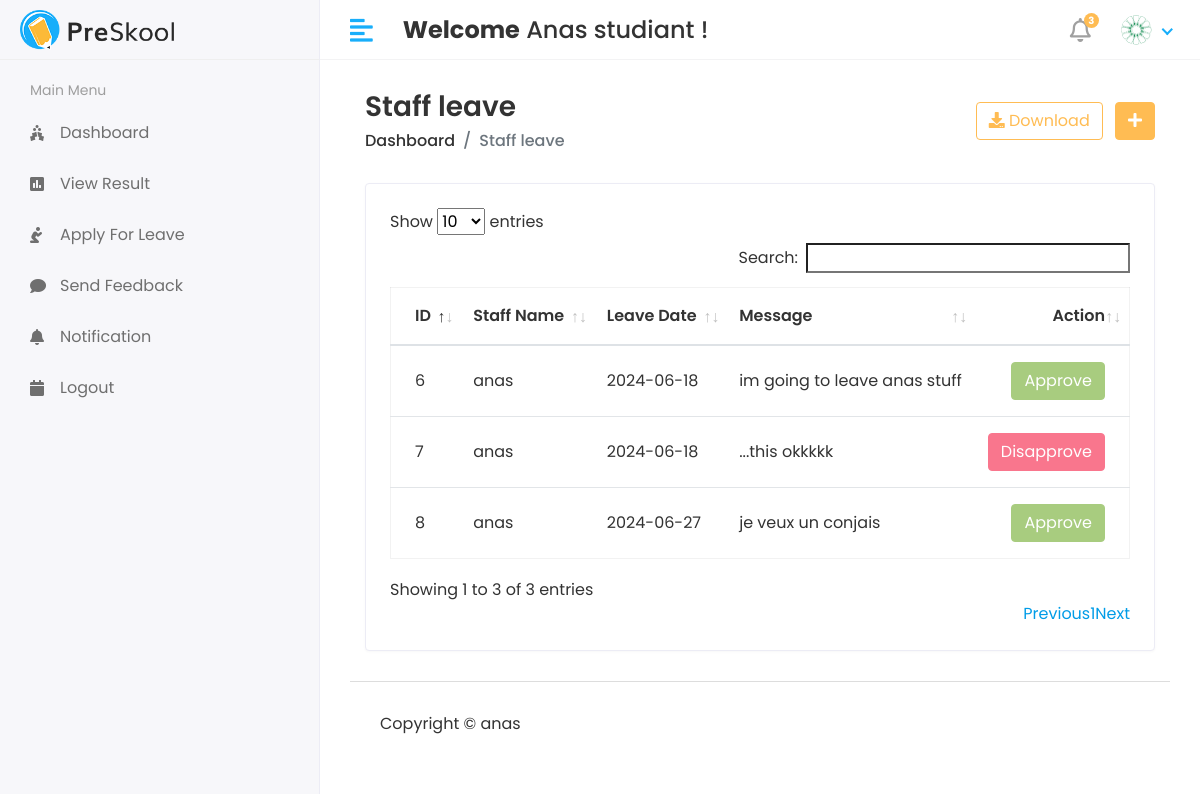
/Hod/Staff/Leave_view (signed in), run on the app's committed database.
### app/models.py (models this page shows, shortened)
class CustomUser(AbstractUser):
    USER = (
        (1,'HOD'),
        (2,'STAFF'),
        (3,'STUDENT'),
    )
    user_type = models.CharField(choices=USER,max_length=50,default=1)
    profile_pic = models.ImageField(upload_to='media/profile_pic')

class Staff_leave(models.Model):
    staff_id = models.ForeignKey(Staff,on_delete=models.CASCADE)
    data = models.CharField(max_length=100)
    message = models.TextField()
    status = models.IntegerField(default=0)
    created_at = models.DateTimeField(auto_now_add=True)
    updated_at = models.DateTimeField(auto_now_add=True)

class Staff(models.Model):
    admin = models.OneToOneField(CustomUser,on_delete=models.CASCADE)
    address = models.TextField()
    gender = models.CharField(max_length=100)
    created_at = models.DateTimeField(auto_now_add=True)
    updated_at = models.DateTimeField(auto_now=True)

### student_management_system/Hod_Views.py (the view)
# urls.py: path('Hod/Staff/Leave_view',Hod_Views.Staff_Leave_view,name='staff_leave_view'),
@login_required(login_url='/')
def Staff_Leave_view(request):
    staff_leave = Staff_leave.objects.all()
    context = {
        'staff_leave':staff_leave,
    }
    return render(request,'Hod/staff_leave.html',context)

### templates/Hod/staff_leave.html (shortened to what this page needs)
{% extends 'base.html' %}
{% block content %}
{% load static %}
<div class="content container-fluid">
   <div class="page-header">
      <div class="row align-items-center">
         <div class="col">
            <h3 class="page-title">Staff leave</h3>
            <ul class="breadcrumb">
               <li class="breadcrumb-item"><a href="index.html">Dashboard</a></li>
               <li class="breadcrumb-item active">Staff leave</li>
            </ul>
         </div>
         <div class="col-auto text-right float-right ml-auto">
            <a href="#" class="btn btn-outline-primary mr-2"><i class="fas fa-download"></i> Download</a>
            <a href="add-student.html" class="btn btn-primary"><i class="fas fa-plus"></i></a>
         </div>
      </div>
   </div>
   <div class="row">
      <div class="col-sm-12">
         <div class="card card-table">
            <div class="card-body">
               <div class="table-responsive">
                  <table id="table_id" class="table table-hover table-center mb-0">
                     <thead>
                        <tr>
                           <th>ID</th>
                           <th>Staff Name</th>
                           <th>Leave Date</th>
                           <th>Message</th>
                           <th class="text-right">Action</th>
                        </tr>
                     </thead>
                     <tbody>
                        {% for i in staff_leave %}
                        <tr>
                           <td>{{i.id}}</td>
                           <td>{{i.staff_id.admin.first_name}}</td>
                           <td>{{i.data}}</td>
                           <td>{{i.message}}</td>
                           <td class="text-right">
                              <div class="actions">
                               {% if i.status == 0 %}
                                <a href="{% url 'staff_approve_leave' i.id %}" class="btn btn-success">Approve</a>
                                <a href="{% url 'staff_disapprove_leave' i.id %}" class="btn btn-danger">Disapprove</a>
                                {% elif i.status == 1 %}
                                <button class="btn btn-success" disabled="disabled">Approve</button>
                                {% else %}
                                <button class="btn btn-danger" disabled="disabled">Disapprove</button>
                                {% endif %}
                              </div>
                           </td>
                        </tr>
                        {% endfor %}
                     </tbody>
                  </table>
               </div>
            </div>
         </div>
      </div>
   </div>
</div>
{% endblock %}

### templates/includes/header.html (shortened to what this page needs)
{% load static %}
<div class="header">
    <div class="header-left">
       <a href="index.html" class="logo">
       <img src="{% static 'assets/img/logo.png' %}" alt="Logo">
       </a>
    </div>
    <a href="javascript:void(0);" id="toggle_btn">
    <i class="fas fa-align-left"></i>
    </a>
    <div class="top-nav-search mt-3">
      <h4><strong>Welcome</strong>&nbsp;<span>{{user.first_name}} {{user.last_name}}</span>&nbsp;!</h4>
    </div>
    <ul class="nav user-menu">
       <li class="nav-item dropdown noti-dropdown">
          <a href="#" class="dropdown-toggle nav-link" data-toggle="dropdown">
          <i class="far fa-bell"></i> <span class="badge badge-pill">3</span>
          </a>
       </li>
       <li class="nav-item dropdown has-arrow">
            <a href="#" class="dropdown-toggle nav-link" data-toggle="dropdown">
                    {% if user.profile_pic == "" %}
                    <span class="user-img"><img class="rounded-circle" src="{% static 'assets/img/noimg.jpg' %}" width="31" alt="Ryan Taylor"></span>
                    {% else %}
                <span class="user-img"><img class="rounded-circle" src="/{{user.profile_pic}}" width="31" alt="Ryan Taylor"></span>
                    {% endif %}
            </a>
       </li>
    </ul>
 </div>

### static/assets/css/style.css (style rules this page uses)
html { height: 100%; }
body { background-color: #fff; color: #333; font-family: 'Poppins', sans-serif; font-size: 1rem; height: 100%; line-height: 1.5; overflow-x: hidden; }
h1, h2, h3, h4, h5, h6 { font-family: 'Poppins', sans-serif; margin-top: 0; }
a { color: #009ce7; }
input, button, a { transition: all 0.4s ease; -moz-transition: all 0.4s ease; -o-transition: all 0.4s ease; -ms-transition: all 0.4s ease; -webkit-transition: all 0.4s ease; }
input, input:focus, button, button:focus { outline: none; }
ul, ol { padding: 0px; list-style: none; }
.table { color: #333; max-width: 100%; margin-bottom: 0; width: 100%; }
.table.dataTable { border-collapse: collapse !important; border: 1px solid rgba(0, 0, 0, 0.05); }
.table thead tr th { font-weight: 600; }
.table tbody tr { border-bottom: 1px solid rgba(0, 0, 0, 0.05); }
.table.table-center td, .table.table-center th { vertical-align: middle; }
.card-table .card-body .table > thead > tr > th { border-top: 0; }
.card-table .card-body .table tr td:first-child, .card-table .card-body .table tr th:first-child { padding-left: 1.5rem; }
.card-table .card-body .table tr td:last-child, .card-table .card-body .table tr th:last-child { padding-right: 1.5rem; }
.card-table .table td, .card-table .table th { border-top: 1px solid #e2e5e8; padding: 1rem 0.75rem; white-space: nowrap; }
.btn-primary { background-color: #FFBC53; border: 1px solid #FFBC53; }
.btn-success { background-color: #7bb13c; border: 1px solid #7bb13c }
.btn-success.disabled, .btn-success:disabled { background-color: #7bb13c; border-color: #7bb13c; color: #fff; }
.btn-danger { background-color: #e84646; border: 1px solid #e84646; }
.btn-danger.disabled, .btn-danger:disabled { background-color: #f62d51; border-color: #f62d51; color: #fff; }
.btn-outline-primary { color: #FFBC53; border-color: #FFBC53; }
.card { border: 1px solid #ececf5; box-shadow: 0 1px 3px 0 rgba(0, 0, 0, 0.03); margin-bottom: 1.875rem; }
.card-body { padding: 1.5rem; }
.header { background-color: #fff; border-bottom: 1px solid #f3f3f4; left: 0; position: fixed; right: 0; top: 0; z-index: 1001; height: 60px; }
.header .header-left { float: left; height: 60px; padding: 0 20px; position: relative; width: 320px; z-index: 1; transition: all 0.2s ease-in-out; background-color: #f7f7fa; border-bottom: 1px solid #efefef; border-right: 1px solid #ececf5; display: flex; align-items: center; }
.header .header-left .logo { display: inline-block; line-height: 60px; }
.header .header-left .logo img { max-height: 40px; width: auto; }
.header .dropdown-toggle:after { display: none; }
.header .has-arrow .dropdown-toggle:after { border-top: 0; border-left: 0; border-bottom: 2px solid #18aefa; border-right: 2px solid #18aefa; content: ''; height: 8px; display: inline-block; pointer-events: none; -webkit-transform-origin: 66% 66%; -ms-transform-origin: 66% 66%; transform-origin: 66% 66%; -webkit-transform: rotate(45deg); -ms-transform: rotate(45deg); transform: rotate(45deg); -webkit-transition: all 0.15s ease-in-out; transition: all 0.15s ease-in-out; width: 8px; vertical-align: 0px; }
.user-menu { float: right; margin: 0; position: relative; z-index: 99; padding-right: 15px; }
.user-menu.nav > li > a { color: #a0a0a0; font-size: 14px; line-height: 58px; padding: 0 15px; height: 60px; }
.user-img { margin-right: 3px; position: relative; }
.top-nav-search { float: left; margin-left: 15px; }
.page-header { margin-bottom: 1.875rem; }
.page-header .breadcrumb { background-color: transparent; color: #6c757d; font-size: 1rem; font-weight: 500; margin-bottom: 0; padding: 0; }
.page-header .breadcrumb a { color: #333; }
.page-title { font-size: 28px; font-weight: 600; color: #333; margin-bottom: 5px; }
.user-menu.nav > li > a .badge { background-color: #FFBC53; display: block; font-size: 10px; font-weight: bold; height: 15px; width: 15px; position: absolute; right: 7px; top: 13px; color: #fff; padding: 3px; }
.user-menu.nav > li > a > i { font-size: 1.5rem; line-height: 60px; }
@media (min-width: 992px) { #toggle_btn { align-items: center; color: #18aefa; display: inline-flex; float: left; font-size: 26px; height: 60px; justify-content: center; margin-left: 15px; padding: 0 15px; } }

### data on the page
CustomUser: first_name "Anas", last_name "studiant", profile_pic (picture)
Staff_leave: id "6", staff_id.admin.first_name "anas", data "2024-06-18", message "im going to leave anas stuff", status "Approve"
Staff_leave: id "7", staff_id.admin.first_name "anas", data "2024-06-18", message "...this okkkkk", status "Disapprove"
Staff_leave: id "8", staff_id.admin.first_name "anas", data "2024-06-27", message "je veux un conjais", status "Approve"
